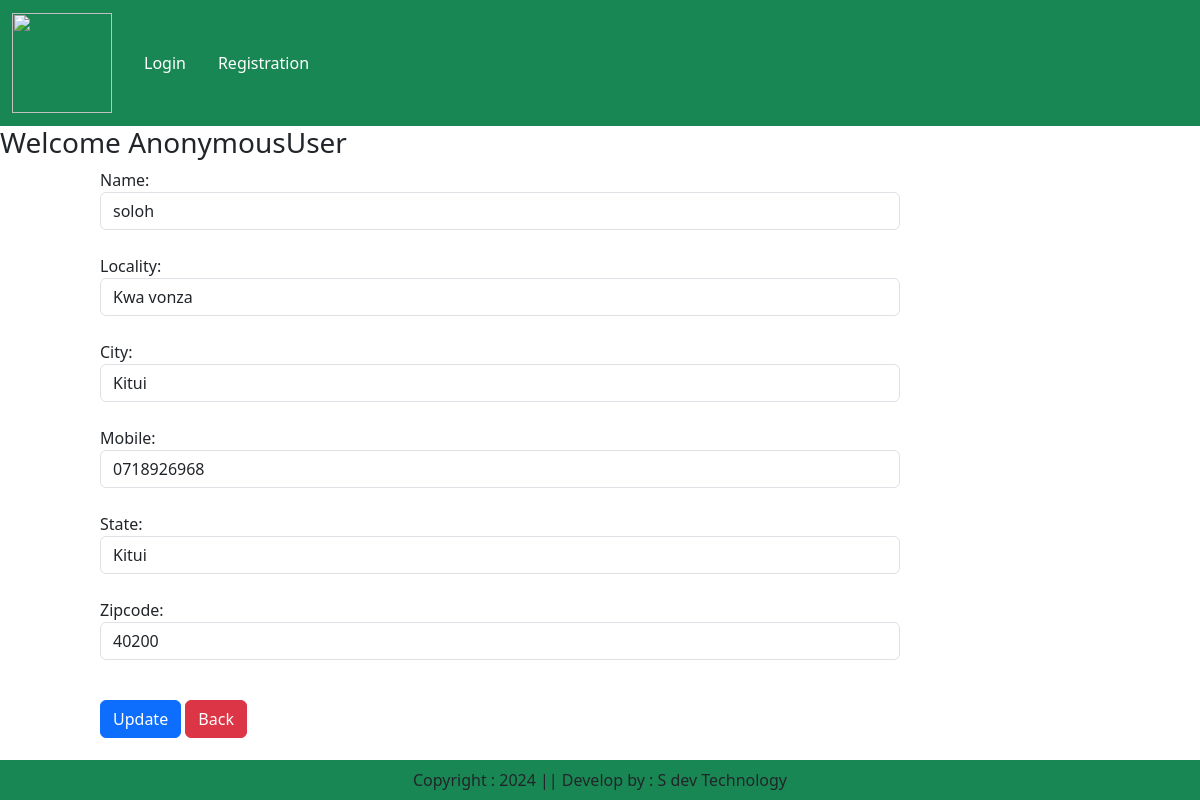
/updateAddress/6, run on the app's committed database.
### app/models.py (models this page shows, shortened)
class Customer(models.Model):
    user = models.ForeignKey(User, on_delete=models.CASCADE)
    name = models.CharField(max_length=200)
    locality = models.CharField(max_length=200)
    city = models.CharField(max_length=50)
    mobile = models.CharField(max_length=15)
    zipcode = models.IntegerField(default=0)
    state = models.CharField(choices=COUNTY_CHOICES, max_length=100)

### app/views.py (the view, shortened to what this page needs)
# urls.py: path('updateAddress/<int:pk>', views.updateAddress.as_view(), name='updateAddress'),
class updateAddress(View):
    def get(self,request,pk):
        add = Customer.objects.get(pk=pk)
        form = CustomerProfileForm(instance=add)
        return render(request, 'app/updateAddress.html',locals())

### app/forms.py
class CustomerProfileForm(forms.ModelForm):
    class Meta:
        model = Customer
        fields = ['name', 'locality', 'city', 'mobile','state','zipcode']
        widgets={
            'name':forms.TextInput(attrs={'class':'form-control'}),
            'locality':forms.TextInput(attrs={'class':'form-control'}),
            'city':forms.TextInput(attrs={'class':'form-control'}),
            'mobile':forms.NumberInput(attrs={'class':'form-control'}),
            'state':forms.Select(attrs={'class':'form-control'}),
            'zipcode':forms.NumberInput(attrs={'class':'form-control'}),
        }

### app/templates/app/updateAddress.html (shortened to what this page needs)
{% extends "app/base.html" %}
{% load static %}
{% block main-content %}
<div class="row">
    <h3>Welcome <span class="text-capitalize">{{request.user}}</span></h3>
</div>
<div class="col-sm-8 offset-sm-1">
    <form action="" method="post">
        {% for fm in form %}
            {{fm.label_tag}} {{fm}} <small class="text-danger">{{fm.errors|striptags}}</small><br>
        {% endfor %}
        <div class="col-12 mt-3">
            <button type="submit" class="btn btn-primary">Update</button>
            <a href="{% url 'address' %}" type="button" class="btn btn-danger">Back</a>
        </div>
    </form>
</div>
{% endblock main-content %}

### data on the page
Customer: form "soloh" "Kwa vonza" "Kitui" "0718926968" "Kitui" "40200"

### other printed values
{{ request.user }} "AnonymousUser"
{{ fm.label_tag }} "Name:" "Locality:" "City:" "Mobile:" "State:" "Zipcode:"
